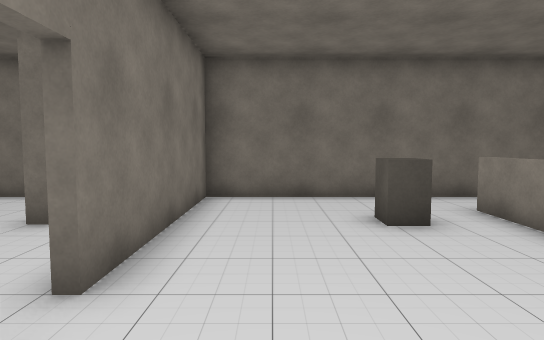
View 1 (above)

15 first-person views from a walk through a scene from a Unity 3-D project. The camera is 1.3 m above the floor, tilts 4° down and sees 75° across. The floor is counted in squares, 1 m on a side. Each view is taken from the middle of a square. On the plan, view 1 faces up. The plan holds only what a view shows up to about 15 squares ahead; the rest is blank. The place goes on beyond the plan. The player character is not drawn.

View 2
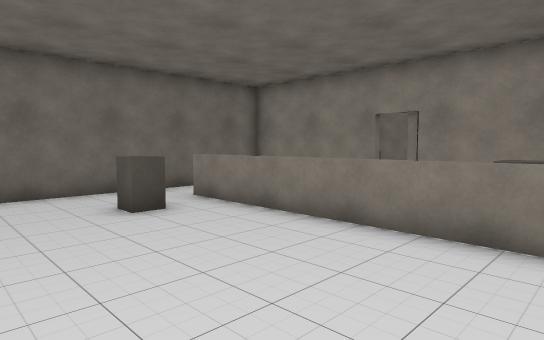

View 3
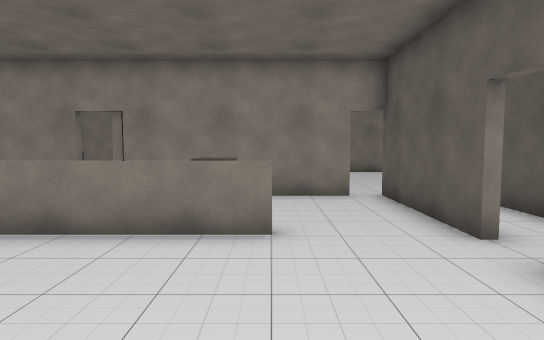

View 4
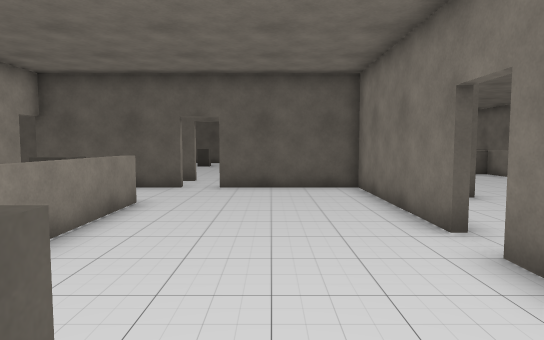

View 5
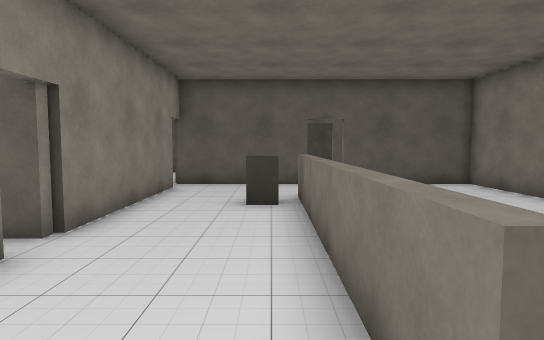

View 6
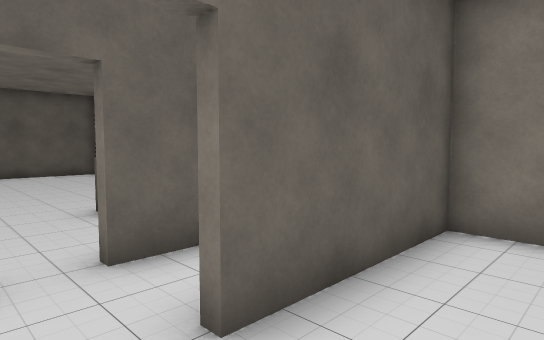

View 7
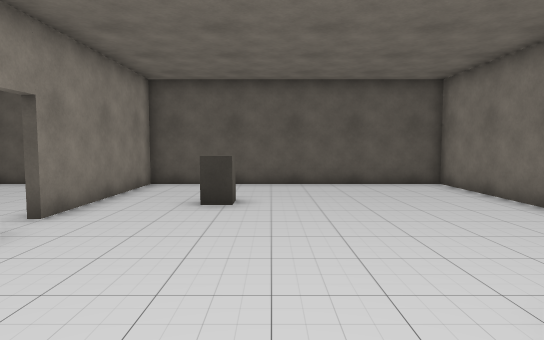

View 8
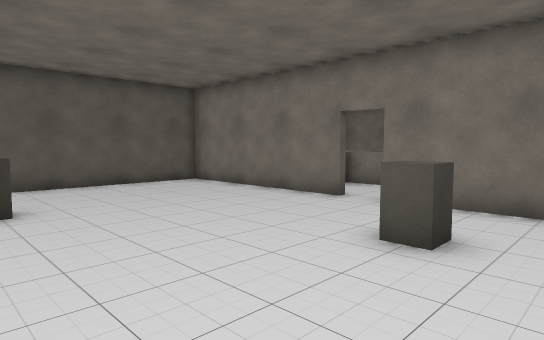

View 9
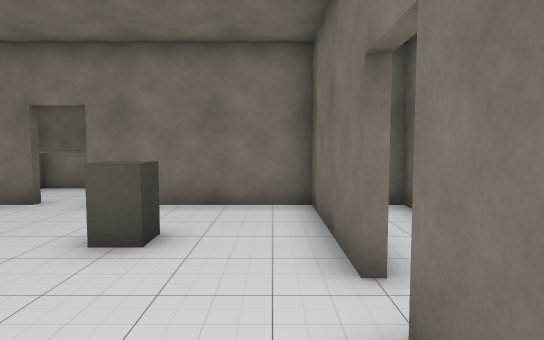

View 10
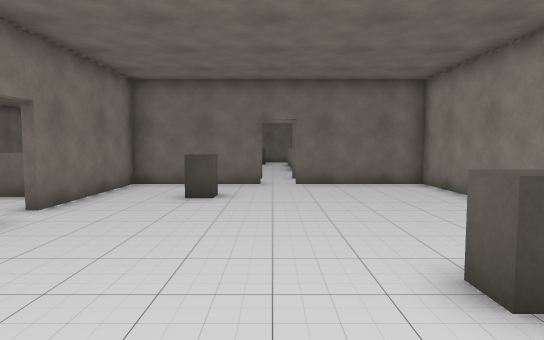

View 11
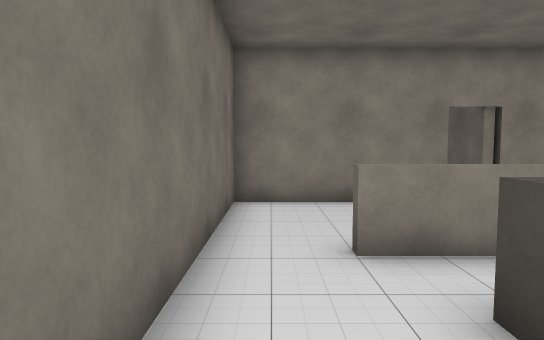

View 12
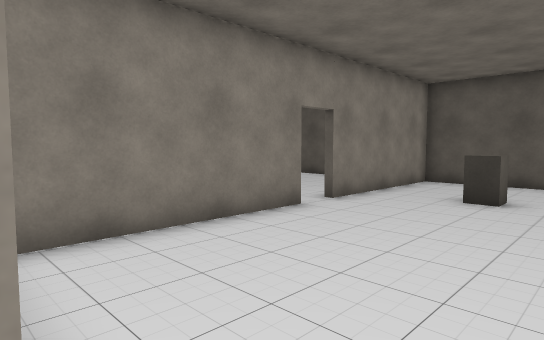

View 13
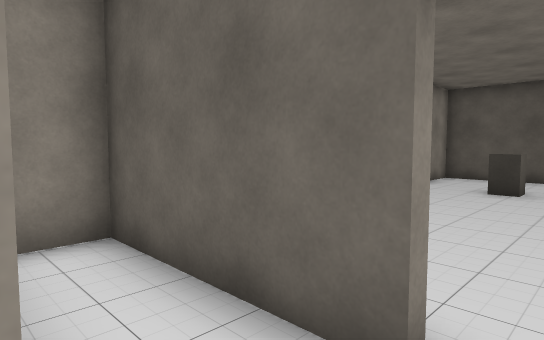

View 14
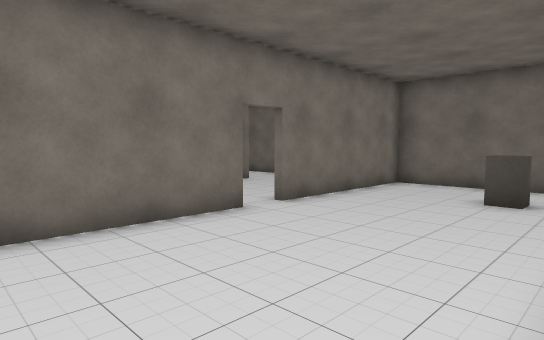

View 15
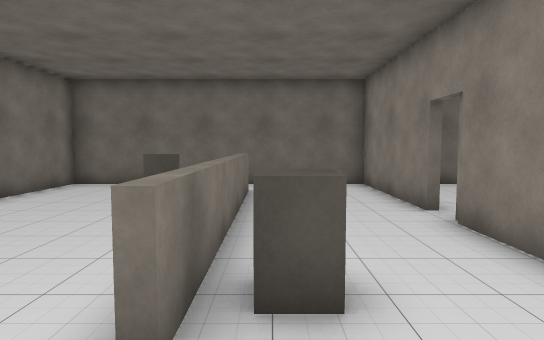

### Floor plan
Points are (right, up) in squares from view 1. A wall is a line through its corners. A room is listed if a view was taken in it or the views show most of it. See-through windows are left out.
Room 1 (views 1, 2, 3, 4, 5, 6, 11, 14, 15)
walls: (4.1, -1) (4.1, 7); (-1.7, 1.9) (-1.7, -3.9) (2.6, -3.9); (4.3, 7) (4.3, -1); (8.1, 3.9) (8.1, 8.9) (-1.7, 8.9) (-1.7, 3); (3.8, -3.9) (8.2, -3.9); (8.1, -3.1) (8.1, 3.1)
ways out: opening at (3, -4) to room 3; gap at (-2, 2.5); gap at (8, -3); gap at (8, 4)
objects: other object (2, 6); other object (5, 0)
Room 2 (views 7, 8, 9, 10)
walls: (-1.7, -12.1) (-1.7, -18.9) (8.1, -18.9) (8.1, -13.1); (8.1, -12.1) (8.1, -6.1) (3.8, -6.1); (2.6, -6.1) (-1.7, -6.1) (-1.7, -11)
ways out: opening at (3, -6) to room 3; gap at (-2, -11.5)
objects: other object (1, -9); other object (5, -15)
Room 3 (views 12, 13)
walls: (3.8, -5.9) (8.1, -5.9) (8.1, -4.8); (1.4, -5.9) (2.6, -5.9); (-1.1, -4.1) (-1.7, -4.1)
ways out: opening at (3, -4) to room 1; opening at (3, -6) to room 2

Where each view was taken, in squares from view 1:
view 1: 0 up, 0 right, facing up
view 2: 1 down, 1 left, facing up-right
view 3: 1 down, 1 left, facing right
view 4: 7 up, 1 right, facing down
view 5: 8 up, 5 right, facing down
view 6: 2 down, 4 right, facing down-left
view 7: 7 down, 4 right, facing down
view 8: 7 down, 6 right, facing down-left
view 9: 7 down, 6 right, facing left
view 10: 18 down, 3 right, facing up
view 11: 8 up, 0 right, facing right
view 12: 6 down, 3 right, facing down-right
view 13: 4 down, 3 right, facing down-right
view 14: 3 down, 4 right, facing up-left
view 15: 3 down, 5 right, facing up
